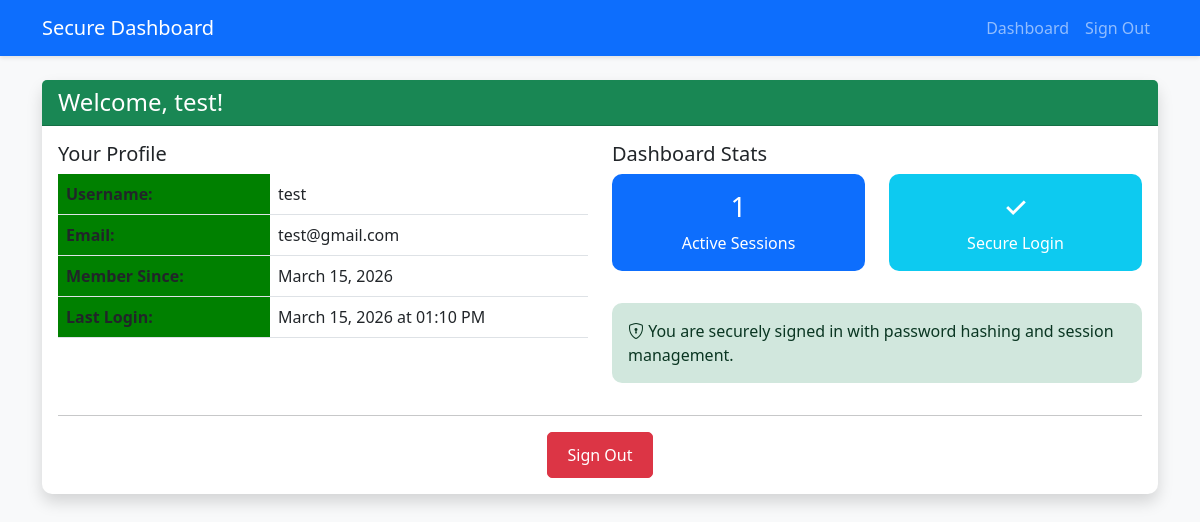
Page /dashboard (signed in) on the earlier database version.
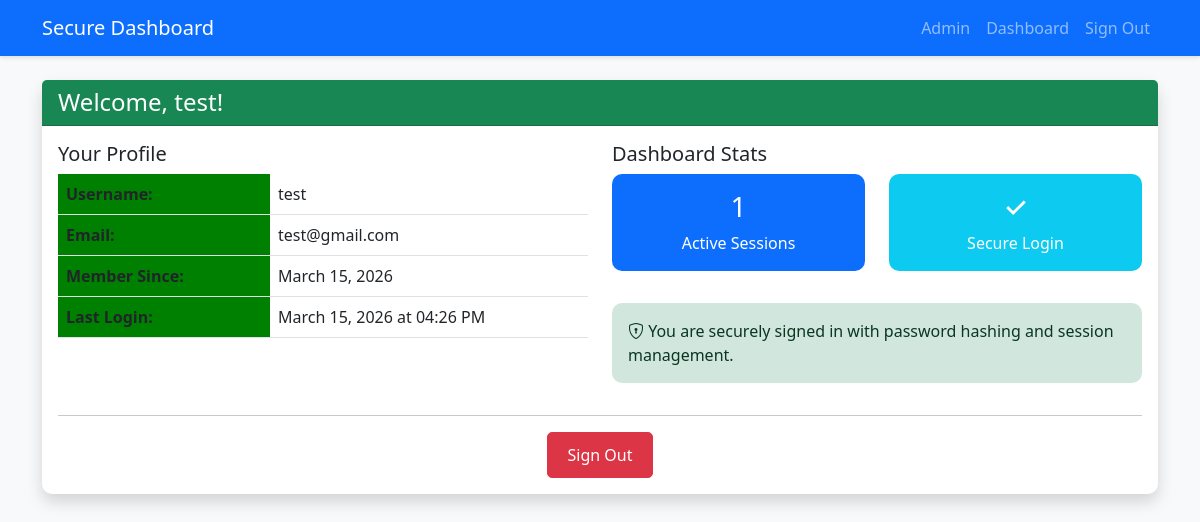
Same page on the later database version.
### app.py (models this page shows, shortened)
class User(UserMixin, db.Model):
    id = db.Column(db.Integer, primary_key=True)
    username = db.Column(db.String(80), unique=True, nullable=False)
    email = db.Column(db.String(120), unique=True, nullable=False)
    password_hash = db.Column(db.String(200), nullable=False)
    created_at = db.Column(db.DateTime, default=datetime.utcnow)
    last_login = db.Column(db.DateTime)
    role = db.Column(db.String(20), default='user')

### app.py (the view)
@app.route('/dashboard')
@login_required
def dashboard():
    return render_template('dashboard.html', user=current_user)

### app.py (called while the page is built)
@login_manager.user_loader
def load_user(user_id):
    return User.query.get(int(user_id))

### templates/dashboard.html (shortened to what this page needs)
{% extends "base.html" %}
{% block content %}
<div class="row">
    <div class="col-md-12">
        <div class="card shadow">
            <div class="card-header bg-success text-white">
                <h4 class="mb-0">Welcome, {{ user.username }}!</h4>
            </div>
            <div class="card-body">
                <div class="row">
                    <div class="col-md-6">
                        <h5>Your Profile</h5>
                        <table class="table">
                            <tr>
                                <th>Username:</th>
                                <td>{{ user.username }}</td>
                            </tr>
                            <tr>
                                <th>Email:</th>
                                <td>{{ user.email }}</td>
                            </tr>
                            <tr>
                                <th>Member Since:</th>
                                <td>{{ user.created_at.strftime('%B %d, %Y') }}</td>
                            </tr>
                            <tr>
                                <th>Last Login:</th>
                                <td>{{ user.last_login.strftime('%B %d, %Y at %I:%M %p') if user.last_login else 'First login' }}</td>
                            </tr>
                        </table>
                    </div>
                    <div class="col-md-6">
                        <h5>Dashboard Stats</h5>
                        <div class="row">
                            <div class="col-sm-6 mb-3">
                                <div class="card bg-primary text-white">
                                    <div class="card-body text-center">
                                        <h3>1</h3>
                                        <p class="mb-0">Active Sessions</p>
                                    </div>
                                </div>
                            </div>
                            <div class="col-sm-6 mb-3">
                                <div class="card bg-info text-white">
                                    <div class="card-body text-center">
                                        <h3>✓</h3>
                                        <p class="mb-0">Secure Login</p>
                                    </div>
                                </div>
                            </div>
                        </div>
                        <div class="alert alert-success mt-3">
                            <i class="bi bi-shield-lock"></i>
                            You are securely signed in with password hashing and session management.
                        </div>
                    </div>
                </div>
                <hr>
                <div class="text-center">
                    <a href="{{ url_for('logout') }}" class="btn btn-danger">Sign Out</a>
                </div>
            </div>
        </div>
    </div>
</div>
{% endblock %}

### templates/base.html (shortened to what this page needs)
<!DOCTYPE html>
<html lang="en">
<head>
    <link href="https://cdn.jsdelivr.net/npm/bootstrap@5.3.0/dist/css/bootstrap.min.css" rel="stylesheet">
    <link rel="stylesheet" href="https://cdn.jsdelivr.net/npm/bootstrap-icons@1.11.3/font/bootstrap-icons.min.css">
    <link rel="stylesheet" href="{{ url_for('static', filename='css/style.css') }}">
</head>
<body>
    <nav class="navbar navbar-expand-lg navbar-dark bg-primary">
        <div class="container">
            <a class="navbar-brand" href="{{ url_for('index') }}">Secure Dashboard</a>
            <div class="collapse navbar-collapse" id="navbarNav">
                <ul class="navbar-nav ms-auto">
                    {% if current_user.is_authenticated %}
                        {% if current_user.role == 'admin' %}
                        <li class="nav-item">
                            <a class="nav-link" href="{{ url_for('admin_panel') }}">Admin</a>
                        </li>
                        {% endif %}
                        <li class="nav-item">
                            <a class="nav-link" href="{{ url_for('dashboard') }}">Dashboard</a>
                        </li>
                        <li class="nav-item">
                            <a class="nav-link" href="{{ url_for('logout') }}">Sign Out</a>
                        </li>
                    {% endif %}
                </ul>
            </div>
        </div>
    </nav>
    <div class="container mt-4">
        {% block content %}{% endblock %}
    </div>
</body>
</html>

### static/css/style.css (style rules this page uses)
body { background-color: #f8f9fa; min-height: 100vh; }
.card { border: none; border-radius: 10px; transition: transform 0.2s; }
.navbar { box-shadow: 0 2px 4px rgba(0,0,0,.1); }
.btn { border-radius: 5px; padding: 10px 20px; }
.alert { border-radius: 10px; border: none; }
.table th { width: 40%; background-color: green; }

Differences in the rows shown:
changed User "test": role "user" → "admin" (drawn); last_login "March 15, 2026 at 01:10 PM" → "March 15, 2026 at 04:26 PM"
Other differences:
text now shown: "Admin"
